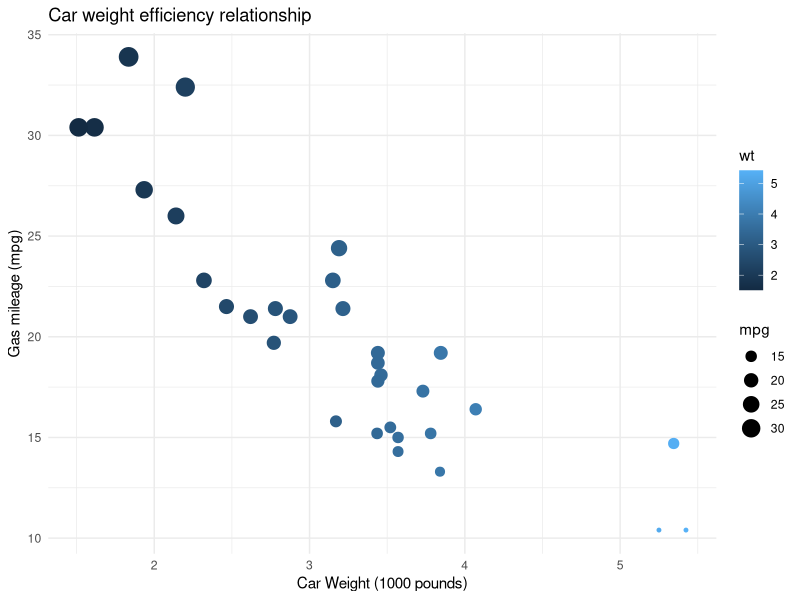
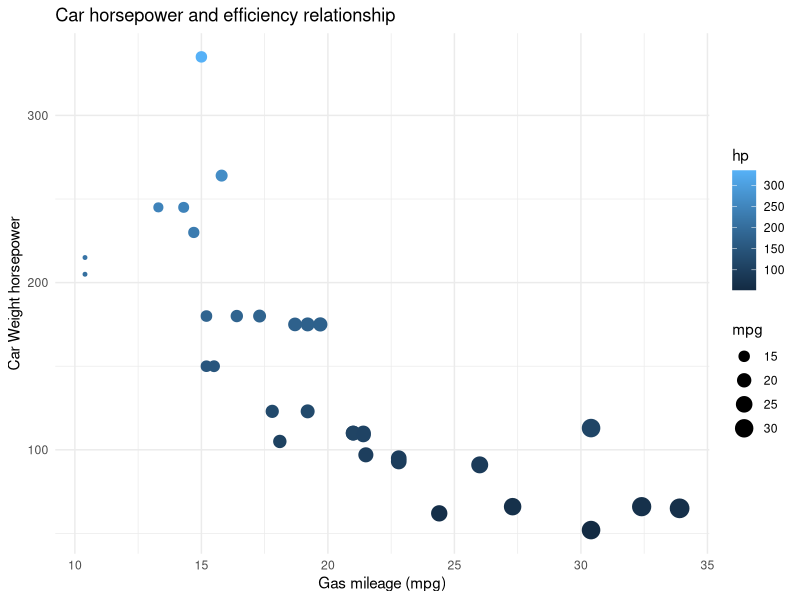

Recreate these plots in R, in order.
## ---- chunk 1
library(tidyverse)
## ---- chunk 2
# does 4 match 5

4 == 5
## ---- chunk 3
# does 4 match 4
4 == 4

## ---- chunk 4
# does 4 NOT match 5
4 != 5
## ---- chunk 5
# does 4 match "4"
# (loose equality operator, in js 4 === "4" is false, == is true)
4 == "4"
## ---- chunk 6
# with assigned variables

cat <- 10
dog <- 7

cat > dog
## ---- chunk 7
# is cat greater than or equal to dog?
cat >= dog
## ---- chunk 8
# Is dog greater than cat, OR is cat less than 20?

dog > cat | cat < 20
## ---- chunk 9
# is dog less than cat AND cat == 10

dog < cat & cat == 10
## ---- chunk 10
dog < cat & cat > 2 & 4 >= dog
## ---- chunk 11
ggplot(data = mtcars, aes(x = wt, y = mpg)) +
  geom_point(aes(size = mpg, color = wt)) +
  labs(x = "Car Weight (1000 pounds)", y = "Gas mileage (mpg)", title = "Car weight efficiency relationship") +
  theme_minimal()
## ---- chunk 12
ggplot(data = mtcars, aes(x = mpg, y = hp)) +
  geom_point(aes(size = mpg, color = hp)) +
  labs(x = "Gas mileage (mpg)", y = "Car Weight horsepower", title = "Car horsepower and efficiency relationship") +
  theme_minimal()
